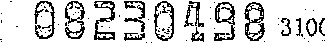
#> input picture Test/InvoiceDetection/num.jpg, 325 x 48 px
$ python splitChar.py   (older library calls are emulated)
#> lines starting #> are read from the running program, lines starting #| are printed output that depends on the picture; after the words box and inside, x2 and y2 are one past the last pixel; in counts of white or black regions, pixels touching at a corner belong together
# encoding:utf-8
import cv2
import numpy as np
from utils import util


# 将img的高度调整为28，先后对图像进行如下操作：直方图均衡化，形态学，阈值分割
def pre_treat(img):
    height_ = 28
    ratio_ = float(img.shape[1]) / float(img.shape[0])
    gray = cv2.cvtColor(img, cv2.COLOR_BGR2GRAY)
    gray = cv2.resize(gray, (int(ratio_ * height_), height_))
    gray = cv2.equalizeHist(gray)
    _, binary = cv2.threshold(gray, 50, 255, cv2.THRESH_BINARY)
    img_ = 255 - binary  # 反转：文字置为白色，背景置为黑色
    return img_


def get_roi_list(contours):
    rect_list, pre_x_plus_w = [], 0
    for i in range(len(contours)):
        rect = cv2.boundingRect(contours[i])
        if rect[3] > 10:
            rect_list.append(rect)
    rect_list = sorted(rect_list, key=lambda o: o[0])

    ret_list = []
    for i in range(len(rect_list)):
        rect = rect_list[i]
        x, w = rect[0], rect[2]
        print("rect[i]'s x is %d and w is %d h is %d" % (rect[0], rect[2], rect[3]))
        if pre_x_plus_w > x:
            x = rect_list[i-1][0]
            del ret_list[i-1]
        #     w = pre_x_plus_w
        ret_list.append((x, 0, w, 28))
    return ret_list


def get_img_list(rect_list):
    # 保存所有初轮筛选出的图片于img_list中
    img_list = []
    for rect2 in rect_list:
        w1, w2 = rect2[0], rect2[0] + rect2[2]
        h1, h2 = rect2[1], rect2[1] + rect2[3]
        img_list.append(change_(img.copy()[h1:h2, w1:w2]))
    return img_list


def change_(img):
    length = 28
    h, w = img.shape
    H = np.float32([[1, 0, (length - w) / 2], [0, 1, (length - h) / 2]])
    img = cv2.warpAffine(img, H, (length, length))
    M = cv2.getRotationMatrix2D((length / 2, length / 2), 0, 26 / float(img.shape[0]))
    return cv2.warpAffine(img, M, (length, length))


# 获取目标区域的最小外接矩形
def get_rect(img):
    _, contours, hierarchy = cv2.findContours(img, cv2.RETR_TREE, cv2.CHAIN_APPROX_SIMPLE)
    rect_list = get_roi_list(contours)
    # 消除内部轮廓，比如“0”内外各有1个轮廓
    rect_list = deleteNull(rect_list)
    return rect_list


def deleteNull(list):
    for rect in list:
        print(rect)
    return list


def get_num_by_SVM(img_list):
    # 通过SVM判断矩形框内的图片是否文数字
    # 加载已经训练好的m文件。（训练过程在下面）
    svm_judge = joblib.load("train_model.m")
    num_list = []
    for img in img_list:
        if svm_judge.predict(img) == 1:
            num_list.append(img)
    return num_list


def showImgInCV(img):
    cv2.imshow("原图", img)
    cv2.waitKey(0)
    cv2.destroyAllWindows()


def seg_num(img):
    img = pre_treat(img)
    rect_list = get_rect(img)
    # 保存所有初轮筛选出的图片于img_list中
    img_list = get_img_list(rect_list)
    img_num = get_num_by_SVM(img_list)


if __name__ == "__main__":
    img = cv2.imread("num.jpg")
#> img is the input picture: shape (48, 325, 3); min 0, max 255, mean 210.9
    img = pre_treat(img)
#> in pre_treat, `gray = cv2.resize(gray, (int(ratio_ * height_), height_))`:
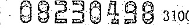
#> gray: shape (28, 189); min 0, max 255, mean 210.7
#> in pre_treat, `gray = cv2.equalizeHist(gray)`:
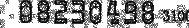
#> gray: shape (28, 189); min 0, max 255, mean 155.8
#> in pre_treat, `_, binary = cv2.threshold(gray, 50, 255, cv2.THRESH_BINARY)`:
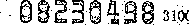
#> binary: shape (28, 189); 77.5% white; black in thin lines or dots, all inside (x1, y1, x2, y2) = (0, 0, 189, 25)
    contours, hierarchy = cv2.findContours(img, cv2.RETR_TREE, cv2.CHAIN_APPROX_SIMPLE)
#> contours = 90 contours, 72 with area under 20; largest, box (x1, y1, x2, y2) and area: (20, 0, 32, 23) 218, (89, 0, 101, 24) 210, (142, 1, 154, 24) 206, (124, 1, 137, 24) 153, (38, 0, 50, 23) 145

    rect_list = get_roi_list(contours)
#> the loop in get_roi_list, `for i in range(len(contours)):` made 90 passes
#> rect on passes 1 to 12: (179, 24, 1, 1), (153, 24, 1, 1), (85, 24, 1, 1), (187, 23, 2, 1), (108, 23, 1, 1), (177, 22, 1, 1), (124, 16, 1, 1), (59, 15, 1, 1), (9, 15, 2, 1), (0, 12, 1, 1), (86, 11, 1, 1), (178, 10, 11, 12)
#> after the loop in get_roi_list, `for i in range(len(contours)):`: rect_list = [(178, 10, 11, 12), (172, 10, 4, 11), (163, 10, 6, 11), (142, 1, 12, 23), (124, 1, 13, 23), (126, 1, 10, 12), (107, 0, 12, 25), (108, 4, 7, 11), (89, 0, 12, 24), (90, 7, 11, 16), (72, 0, 12, 24), (54, 0, 13, 23), (38, 0, 12, 23), (20, 0, 12, 23), (21, 5, 10, 17)]
#> in get_roi_list, `rect_list = sorted(rect_list, key=lambda o: o[0])`: rect_list = [(20, 0, 12, 23), (21, 5, 10, 17), (38, 0, 12, 23), (54, 0, 13, 23), (72, 0, 12, 24), (89, 0, 12, 24), (90, 7, 11, 16), (107, 0, 12, 25), (108, 4, 7, 11), (124, 1, 13, 23), (126, 1, 10, 12), (142, 1, 12, 23), (163, 10, 6, 11), (172, 10, 4, 11), (178, 10, 11, 12)]
#> the loop in get_roi_list, `for i in range(len(rect_list)):` made 15 passes
#> (rect, w) on passes 1 to 12: ((20, 0, 12, 23), 12), ((21, 5, 10, 17), 10), ((38, 0, 12, 23), 12), ((54, 0, 13, 23), 13), ((72, 0, 12, 24), 12), ((89, 0, 12, 24), 12), ((90, 7, 11, 16), 11), ((107, 0, 12, 25), 12), ((108, 4, 7, 11), 7), ((124, 1, 13, 23), 13), ((126, 1, 10, 12), 10), ((142, 1, 12, 23), 12)
#| rect[i]'s x is 20 and w is 12 h is 23
#| rect[i]'s x is 21 and w is 10 h is 17
#| rect[i]'s x is 38 and w is 12 h is 23
#| rect[i]'s x is 54 and w is 13 h is 23
#| rect[i]'s x is 72 and w is 12 h is 24
#| rect[i]'s x is 89 and w is 12 h is 24
#| rect[i]'s x is 90 and w is 11 h is 16
#| rect[i]'s x is 107 and w is 12 h is 25
#> (further printed lines are left out)
#> after the loop in get_roi_list, `for i in range(len(rect_list)):`: ret_list = [(20, 0, 12, 28), (21, 0, 10, 28), (38, 0, 12, 28), (54, 0, 13, 28), (72, 0, 12, 28), (89, 0, 12, 28), (90, 0, 11, 28), (107, 0, 12, 28), (108, 0, 7, 28), (124, 0, 13, 28), (126, 0, 10, 28), (142, 0, 12, 28), (163, 0, 6, 28), (172, 0, 4, 28), (178, 0, 11, 28)]
#> rect_list has the same summary as ret_list in get_roi_list
    print(len(rect_list))
#| 15
    if len(rect_list) > 0:
        for i in range(len(rect_list)):
            rect = rect_list[i]
            x = rect[0]
            y = rect[1]
            w = rect[2]
            h = rect[3]
            cv2.rectangle(img, (x, y), (x + w, y+h), 255, 1)
#> this loop made 15 passes
#> (rect, x, w) on passes 1 to 12: ((20, 0, 12, 28), 20, 12), ((21, 0, 10, 28), 21, 10), ((38, 0, 12, 28), 38, 12), ((54, 0, 13, 28), 54, 13), ((72, 0, 12, 28), 72, 12), ((89, 0, 12, 28), 89, 12), ((90, 0, 11, 28), 90, 11), ((107, 0, 12, 28), 107, 12), ((108, 0, 7, 28), 108, 7), ((124, 0, 13, 28), 124, 13), ((126, 0, 10, 28), 126, 10), ((142, 0, 12, 28), 142, 12)
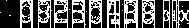
#> img: shape (28, 189); 35.4% white in thin lines or dots
        # cv2.imwrite("char" + str(i) + ".jpg", img[y:h, x:w])

    #     print("the rect is ", x, y, x + w, y + h)
    # img_list = get_img_list(rect_list)
    showImgInCV(img)
    # img_num = seg_num(img)
